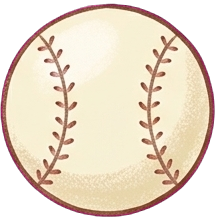
#> input picture assets/props/ball-baseball.png, 215 x 221 px, given in place of park.webp, which was not available
$ python make-case-covers.py
#> lines starting #> are read from the running program, lines starting #| are printed output that depends on the picture
"""Case card covers made from the game's own pictures (no Higgsfield; user request 2026-11-19):
- assets/places/kite/kite-cover.jpg: the kite case's park as it is now (park.webp) with its kites where the case hides
  them (KITE_SLOTS in index.html: three in the trees under leaf clumps, one under the ball, one on the path; the flower
  bed with its bunches; the one in the bed left hidden)
- assets/places/montage/cover.jpg: the robbery case's wanted poster with the bear's face kept secret (user sketch: the
  bear's outline hatched over, a question mark on the face), so the card does not give the answer away. The bear's
  outline is the montage's blank bear (assets/montage/src/base2-higgsfield-original.png).
Run from the project folder: python -I scripts/make-case-covers.py"""
import math
from PIL import Image, ImageChops, ImageDraw, ImageFilter, ImageFont

# ---------- the kite case ----------
K = 'assets/places/kite/'
park = Image.open(K + 'park.webp').convert('RGBA')
#> park is the input picture: PIL image 215x221 RGBA; mean R, G, B, A 189.2, 167.9, 155.5, 192.1
#> in kite, `layer = Image.new('RGBA', img.size, (0, 0, 0, 0))`: layer: PIL image 215x221 RGBA; every value is 0
KITE_K = 110 / 426
KITE_PICS = {1: (425, 1082), 2: (425, 1084), 3: (425, 691), 4: (425, 1082), 5: (441, 1080), 6: (318, 1082)}
KITE_CLUMPS = {'leafclump-1': (422, 262), 'leafclump-2': (267, 289), 'leafclump-3': (304, 337), 'leafclump-4': (227, 411)}
KITE_FLOWERS = [(231, 169), (200, 155), (219, 153), (211, 159), (206, 154), (209, 155)]
KITE_BED, BUNCH_H = 552, 54

def put(img, src, x, y, w, h):
#> called with src = 'assets/places/kite/kite2-4.png', x = 95.13, y = 60, w = 109.7, h = 279.4
    img.alpha_composite(Image.open(src).convert('RGBA').resize((round(w), round(h)), Image.LANCZOS), (round(x), round(y)))
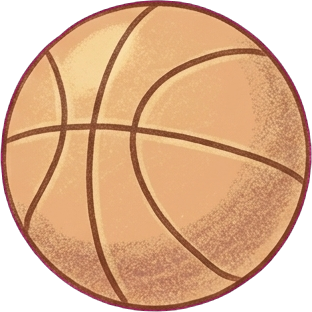
#> input picture assets/props/ball-basket.png, 312 x 312 px, given in place of kite2-4.png, which was not available
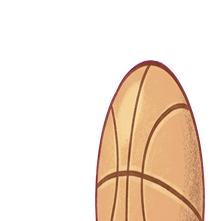
#> img: PIL image 215x221 RGBA; mean R, G, B, A 66.1, 49.2, 35.5, 76.9; transparent parts drawn white

def kite(img, n, x, y, r, s=1):
    """kite n, its top middle at (x, y), turned r degrees (clockwise) round (x, y + 20), as the game draws it"""
    w, h = KITE_PICS[n]; k = KITE_K * s
    layer = Image.new('RGBA', img.size, (0, 0, 0, 0))
    put(layer, f'{K}kite2-{n}.png', x - w * k / 2, y, w * k, h * k)
    img.alpha_composite(layer.rotate(-r, center=(x, y + 20), resample=Image.BICUBIC))
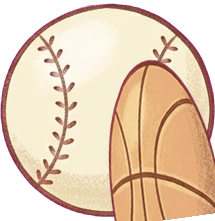
#> img: PIL image 215x221 RGBA; mean R, G, B, A 194.2, 163.7, 143.1, 206; transparent parts drawn white

def clump(img, name, x, y, w, h):
    pw, ph = KITE_CLUMPS[name]; sc = math.sqrt(w * h * 1.3 / (pw * ph)); W, H = pw * sc, ph * sc
    put(img, f'{K}{name}.png', x + w / 2 - W / 2, y + h / 2 - H / 2, W, H)

def bunch(img, cx, i, seed):
    f = (i * 5 + seed) % 6; fw, fh = KITE_FLOWERS[f]
    bh = BUNCH_H * (.92 + ((i * 7 + seed) % 4) * .04); bw = fw * bh / fh
    put(img, f'{K}flower-{f + 1}.png', cx - bw / 2, KITE_BED + 2 - bh, bw, bh)

for n, x, y, r, s in ((4, 150, 60, -8, 1), (2, 385, 95, 6, 1), (5, 1110, 35, -6, 1), (6, 930, 615, -80, 1), (3, 633, 670, 84, .6)):
#> (the run stopped early here; a loop or call above may not have finished)
